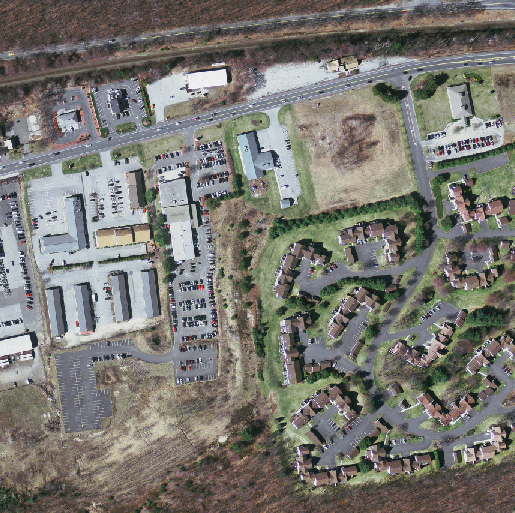
#> input picture resources/sat.png, 515 x 513 px
$ python receptivefield.py --img_path resources/sat.png
#> lines starting #> are read from the running program, lines starting #| are printed output that depends on the picture
#Inspired from https://gist.github.com/Nikasa1889/781a8eb20c5b32f8e378353cde4daa51 and extended the code
#to handle different height and width and sliding window visualization for receptive fileld

#usage: python receptivefield.py [-i IMAGE] [-s1 IMGHEIGHT] [-s2 IMGWIDTH] [-l LAYER]

import argparse
import math
import cv2
import matplotlib.pyplot as plt


#Each layer i requires the following parameters to be fully represented:
    # - n_i: number of features in the (output) feature map (n_0_h = image_height, n_0_w = image_width)
    # - j_i: distance (projected to image pixel distance) between center of two adjacent features
    # - r_i: receptive field of a feature in layer i
    # - start_i: position of the first feature's receptive field in layer i (idx start from 0, negative means the center fall into padding)

def outFromIn(conv, layerIn):
    n_in_h, n_in_w = layerIn[0]
    j_in_h, j_in_w = layerIn[1]
    r_in_h, r_in_w = layerIn[2]
    start_in_x, start_in_y = layerIn[3]
    k_h, k_w = conv[0]
    s_h, s_w = conv[1]
    p_h, p_w = conv[2]

    n_out_w = math.floor((n_in_w - k_w + 2*p_w)/s_w) + 1
    actualP_w = (n_out_w-1)*s_w - n_in_w + k_w
    pR_w = math.ceil(actualP_w/2)
    pL_w = math.floor(actualP_w/2)

    n_out_h = math.floor((n_in_h - k_h + 2*p_h)/s_h) + 1
    actualP_h = (n_out_h-1)*s_h - n_in_h + k_h
    pR_h = math.ceil(actualP_h/2)
    pL_h = math.floor(actualP_h/2)

    j_out_w = j_in_w * s_w
    j_out_h = j_in_h * s_h

    r_out_w = r_in_w + (k_w - 1)*j_in_w
    r_out_h = r_in_h + (k_h - 1)*j_in_h

    start_out_x = start_in_x + ((k_w-1)/2 - pL_w)*j_in_w
    start_out_y = start_in_y + ((k_h-1)/2 - pL_h)*j_in_h

    return (n_out_h, n_out_w), (j_out_h, j_out_w), (r_out_h, r_out_w), (start_out_x, start_out_y)

def printLayer(layer, layer_name):
    print(layer_name + ":")
    print("\t feature map size: {} \n \t effective stride: {} \n \t receptive size: {} \t start: {} ".format(layer[0], layer[1], layer[2], layer[3]))
    print()

def calculate_receiptive_field(imsize, convnet, layer_names):
#> called with imsize = (224, 224)
    layerInfos = []
    #first layer is the data layer (image) with n_0 = image size; j_0 = 1; r_0 = 1; and (start_0_x, start_0_y) = (0.5, 0.5)
    currentLayer = [imsize, (1, 1), (1, 1), (0.5, 0.5)]
    for i in range(len(convnet)):
        currentLayer = outFromIn(convnet[i], currentLayer)
        layerInfos.append(currentLayer)
    return layerInfos

def get_receptive_field_info(layerInfos, layer_names, layer_name, idx_x=0, idx_y=0):

    layer_idx = layer_names.index(layer_name)
    n_h, n_w = layerInfos[layer_idx][0]
    j_h, j_w = layerInfos[layer_idx][1]
    r_h, r_w = layerInfos[layer_idx][2]
    start_x, start_y = layerInfos[layer_idx][3]
    assert(idx_x < n_w)
    assert(idx_y < n_h)
    return (n_h, n_w), (r_h, r_w), (j_h, j_w), (start_x+idx_x*j_w, start_y+idx_y*j_h)


if __name__=="__main__":
    #contruct argument parser and parse the arguments
    parser = argparse.ArgumentParser()
    parser.add_argument("-i", "--img_path", required=True, help="path to input image", type=str)
    parser.add_argument("-s1", "--img_height", help="height of the input image", type=int, default=224)
    parser.add_argument("-s2", "--img_width", help="width of the input image", type=int, default=224)
    parser.add_argument("-l", "--layer_name", required=False, help="layer name to get receptive field for", default="down5_conv2")

    args = parser.parse_args()

    img_path = args.img_path
    imsize = (args.img_height, args.img_width)
    layer_name = args.layer_name


    #Define convnet as a list of layers, each layer define as
    # [(kernel_height, kernel_width), (stride_vertical, stride_horizontal), (padding_vertical, padding_horizontal)]
    #unet
    unet = [[(3, 3), (1, 1), (1, 1)], [(3, 3), (1, 1), (1, 1)], [(2, 2), (2, 2), (0, 0)], [(3, 3), (1, 1), (1, 1)], [(3, 3), (1, 1), (1, 1)], [(2, 2), (2, 2), (0, 0)], [(3, 3), (1, 1), (1, 1)], [(3, 3), (1, 1), (1, 1)], [(2, 2), (2, 2), (0, 0)], [(3, 3), (1, 1), (1, 1)], [(3, 3), (1, 1), (1, 1)], [(2, 2), (2, 2), (0, 0)], [(3, 3), (1, 1), (1, 1)], [(3, 3), (1, 1), (1, 1)], [(2, 2), (2, 2), (0, 0)], [(3, 3), (1, 1), (1, 1)], [(3, 3), (1, 1), (1, 1)]]
    unet_layers = ['inc1', 'inc2', 'down1_maxpool', 'down1_conv1', 'down1_conv2', 'down2_maxpool', 'down2_conv1', 'down2_conv2', 'down3_maxpool', 'down3_conv1', 'down3_conv2', 'down4_maxpool', 'down4_conv1', 'down4_conv2', 'down5_maxpool', 'down5_conv1', 'down5_conv2']
    net = unet
    layer_names = unet_layers


    layerInfos = calculate_receiptive_field(imsize, net, layer_names)


    #print details of each layer
    print("Layer info:")

    for i in range(len(layerInfos)):
        printLayer(layerInfos[i], layer_names[i])

    #get receptive field info for last conv layer
    feature_map_size, receptive_field_size, effective_stride, center= get_receptive_field_info(layerInfos, layer_names, layer_name, 0, 0)

    receptive_field = receptive_field_size
    img_height, img_width, = imsize[0], imsize[1]

    num_rows= feature_map_size[0]
    num_cols= feature_map_size[1]

    #visualize receptive field for layer name specified
    #read image and resize to given input size
    img = cv2.imread(img_path)
#> img is the input picture: shape (513, 515, 3); mean B, G, R 113.4, 119.7, 121.1
    img = cv2.cvtColor(img, cv2.COLOR_BGR2RGB)
    img = cv2.resize(img, (imsize[1], imsize[0]))
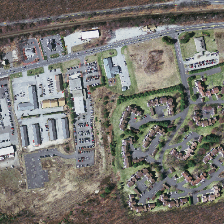
#> img: shape (224, 224, 3); mean R, G, B 121, 119.6, 113.3

    im = plt.imshow(img)

    for i in range(num_rows):
        for j in range(num_cols):
            new_center = center[0]+effective_stride[1]*j, center[1]+effective_stride[0]*i

            x1 = new_center[0] -  receptive_field[1]/2
            y1 = new_center[1] -  receptive_field[0]/2

            x2 = new_center[0] +  receptive_field[1]/2
            y2 = new_center[1] +  receptive_field[0]/2

            x1 = int(x1 if x1>0 else 0)
            y1 = int(y1 if y1>0 else 0)

            x2 = int(x2 if x2 < img_width else img_width)
            y2 = int(y2 if y2 < img_height else img_height)

            pt1 = (x1, y1)
            pt2 = (x2, y2)
            color = (255, 0, 0)
            img_sliding_window = cv2.rectangle(img.copy(), pt1, pt2, color, 2)
            im.set_data(img_sliding_window)
            plt.axis('off')
            plt.pause(0.1)
#> this loop made 7 passes
#> pass 1, `plt.pause(0.1)`:
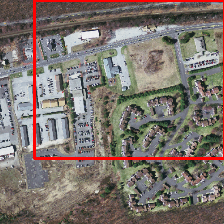
#> shown: shape (224, 224, 3); mean R, G, B 125.4, 116, 109.8
#> pass 1, `plt.pause(0.1)`:
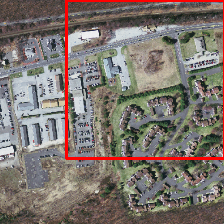
#> shown: shape (224, 224, 3); mean R, G, B 125, 116.5, 110.3
#> pass 2, `plt.pause(0.1)`:
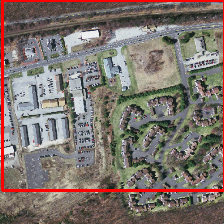
#> shown: shape (224, 224, 3); mean R, G, B 126.1, 115.3, 109.2
#> pass 2, `plt.pause(0.1)`:
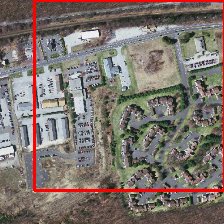
#> shown: shape (224, 224, 3); mean R, G, B 125.6, 115.6, 109.4
#> pass 2, `plt.pause(0.1)`:
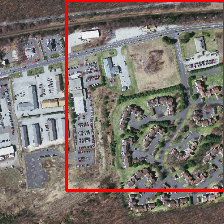
#> shown: shape (224, 224, 3); mean R, G, B 125.2, 116.1, 109.9
#> after the loop:
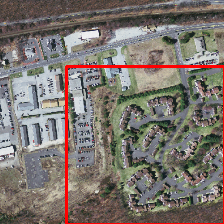
#> img_sliding_window: shape (224, 224, 3); mean R, G, B 124.3, 116.6, 110.4

    plt.show()
